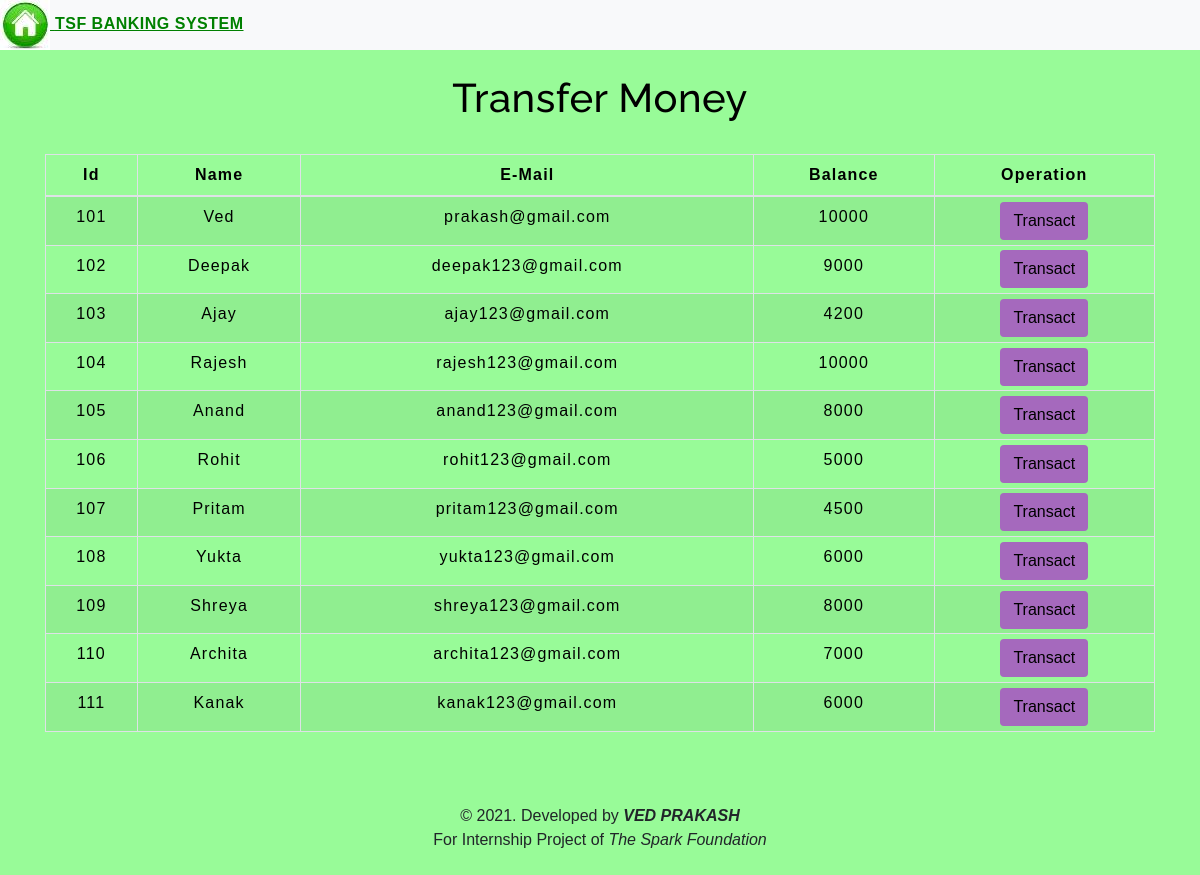
The app's page /transfermoney.php with its own data.
### tables this page shows
CREATE TABLE `users` (
  `id` int(3) NOT NULL,
  `name` text NOT NULL,
  `email` varchar(30) NOT NULL,
  `balance` int(8) NOT NULL
);

### transfermoney.php (the view, shortened to what this page needs)
<!DOCTYPE html>
<html lang="en">
<head>
    <link rel="stylesheet" href="https://maxcdn.bootstrapcdn.com/bootstrap/4.0.0/css/bootstrap.min.css">
    <link rel="stylesheet" type="text/css" href="css/table.css">
    <link rel="stylesheet" type="text/css" href="css/headbar.css">
</head>
<body style="background-color : #98FB98;">
<?php
    include 'conn.php';
    $sql = "SELECT * FROM users";
    $result = mysqli_query($conn,$sql);
?>
<?php
  include 'headbar.php';
?>
<div class="container">
        <h2 class="text-center pt-4" style="color : black;">Transfer Money</h2>
        <br>
            <div class="row">
                <div class="col">
                    <div class="table-responsive-sm">
                    <table class="table table-hover table-sm table-striped table-condensed table-bordered" style="border-color:black;">
                        <thead style="color : black;">
                            <tr>
                            <th scope="col" class="text-center py-2">Id</th>
                            <th scope="col" class="text-center py-2">Name</th>
                            <th scope="col" class="text-center py-2">E-Mail</th>
                            <th scope="col" class="text-center py-2">Balance</th>
                            <th scope="col" class="text-center py-2">Operation</th>
                            </tr>
                        </thead>
                        <tbody>
                <?php
                    while($rows=mysqli_fetch_assoc($result)){
                ?>
                    <tr style="color : black;">
                        <td class="py-2"><?php echo $rows['id'] ?></td>
                        <td class="py-2"><?php echo $rows['name']?></td>
                        <td class="py-2"><?php echo $rows['email']?></td>
                        <td class="py-2"><?php echo $rows['balance']?></td>
                        <td><a href="singleuser.php?id= <?php echo $rows['id'] ;?>"> <button type="button" class="btn" style="background-color : #A569BD;">Transact</button></a></td>
                    </tr>
                <?php
                    }
                ?>
                        </tbody>
                    </table>
                    </div>
                </div>
            </div>
         </div>
         <footer class="text-center mt-5 py-2">
            <p>&copy 2021. Developed by <b><i>VED PRAKASH</i></b> <br> For Internship Project of <i>The Spark Foundation</i></p>
        </footer>
</body>
</html>

### headbar.php (shortened to what this page needs)
      <nav class="headbar headbar-expand-md headbar-light bg-light">
      <a class="headbar-brand" href="index.php" style="color : #008000;">
<img src="img/home.jpg" max-width: 100% height: auto>
<b> TSF BANKING SYSTEM</b></a>
       </nav>

### table.css (style rules this page uses)
* { padding: 0; margin: 0; box-sizing: border-box; font-family: sans-serif; }
h2 { font-size: 40px; }
table { letter-spacing: 1.2px; }
td { text-align: center; }
button { border:none; background: #d9d9d9; transition: 1s; }

### headbar.css (style rules this page uses)
.headbar-brand { color: #4C4B4B; letter-spacing: 0.5px }
h2 { color: #4C4B4B; letter-spacing: 0.5px; font-family: raleway; }

### transfermoney.php (style rules this page uses)
button { transition: 1.5s; }

### records on screen
users: id "101", name "Ved", email "prakash@gmail.com", balance "10000"
users: id "102", name "Deepak", email "deepak123@gmail.com", balance "9000"
users: id "103", name "Ajay", email "ajay123@gmail.com", balance "4200"
users: id "104", name "Rajesh", email "rajesh123@gmail.com", balance "10000"
users: id "105", name "Anand", email "anand123@gmail.com", balance "8000"
users: id "106", name "Rohit", email "rohit123@gmail.com", balance "5000"
users: id "107", name "Pritam", email "pritam123@gmail.com", balance "4500"
users: id "108", name "Yukta", email "yukta123@gmail.com", balance "6000"
users: id "109", name "Shreya", email "shreya123@gmail.com", balance "8000"
users: id "110", name "Archita", email "archita123@gmail.com", balance "7000"
users: id "111", name "Kanak", email "kanak123@gmail.com", balance "6000"
